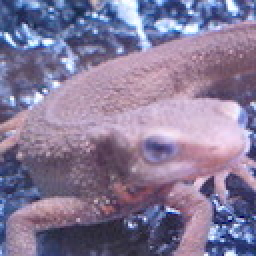
//> input picture imori.jpg, 128 x 128 px (shown 2 times larger)
$ ./answer_41   (built with g++ and OpenCV 4)
//> lines starting //> are read from the running program, lines starting //| are printed output that depends on the picture
#include <opencv2/core.hpp>
#include <opencv2/highgui.hpp>
#include <iostream>
#include <math.h>

using namespace cv;
using namespace std;

Mat gaussian_filter(Mat img, double sigma, int kernel_size) {
    int height = img.rows,
            width = img.cols,
            channel = img.channels();
    Mat out;
    if (channel == 1) {
        out = Mat::zeros(height, width, CV_8SC1);
    } else {
        out = Mat::zeros(height, width, CV_8SC3);
    }

    int pad = floor(kernel_size / 2);
    int _x = 0, _y = 0;
    double kernel_sum = 0;
    float kernel[kernel_size][kernel_size];

    for (int y = 0; y < kernel_size; y++) {
        for (int x = 0; x < kernel_size; x++) {
            _y = y - pad;
            _x = x - pad;
            kernel[y][x] = 1 / (2 * M_PI * sigma * sigma) * exp(_x * _x + _y * _y) / (2 * sigma * sigma);
            kernel_sum += kernel[y][x];
        }
    }

    for (int y = 0; y < kernel_size; y++) {
        for (int x = 0; x < kernel_size; x++) {
            kernel[y][x] /= kernel_sum;
        }
    }

    double v = 0;
    for (int y = 0; y < height; y++) {
        for (int x = 0; x < width; x++) {

            for (int c = 0; c < channel; c++) {
                v = 0;
                for (int dy = -pad; dy < pad + 1; dy++) {
                    for (int dx = -pad; dx < pad + 1; dx++) {
                        if (((x + dx) >= 0 && (y + dy) >= 0) && ((x + dx) < width) && ((y + dy) < height)) {
                            v += (double) img.at<Vec3b>(y + dy, x + dx)[c] * kernel[dy + pad][dx + pad];
                        }
                    }
                }
                if (channel == 3) {
                    out.at<Vec3b>(y, x)[c] = (u_char) fmin(fmax(v, 0), 255);
                } else {
                    out.at<uchar>(y, x) = (uchar) fmin(fmax(v, 0), 255);
                }
            }

        }
    }
    return out;
}

Mat sobel_filter(Mat img, int kernel_size, bool horizontal) {
    int height = img.rows,
            width = img.cols,
            channel = img.channels();

    Mat out = Mat::zeros(height, width, CV_8UC1);
    double kernel[kernel_size][kernel_size] = {{1,  2,  1},
                                               {0,  0,  0},
                                               {-1, -2, -1}};

    if (horizontal) {
        kernel[0][1] = 0;
        kernel[0][2] = -1;
        kernel[1][0] = 2;
        kernel[1][2] = -2;
        kernel[2][0] = 1;
        kernel[2][1] = 0;
    }

    int pad = floor(kernel_size / 2);
    double v = 0;
    // filtering
    for (int y = 0; y < height; y++) {
        for (int x = 0; x < width; x++) {
            v = 0;
            for (int dy = -pad; dy < pad + 1; dy++) {
                for (int dx = -pad; dx < pad + 1; dx++) {
                    if (((y + dy) >= 0) && ((x + dx) >= 0) && ((y + dy) < height) && ((x + dx) < width)) {
                        v += (double) img.at<uchar>(y + dy, x + dx) * kernel[dy + pad][dx + pad];
                    }
                }
            }
            out.at<uchar>(y, x) = (uchar) fmin(fmax(v, 0), 255);
        }
    }
    return out;
}

Mat get_edge(Mat fx, Mat fy) {
    int height = fx.rows;
    int width = fx.cols;
    Mat out = Mat::zeros(height, width, CV_8UC1);

    double _fx, _fy;
    for (int y = 0; y < height; y++) {
        for (int x = 0; x < width; x++) {

            _fx = (double) fx.at<uchar>(y, x);
            _fy = (double) fy.at<uchar>(y, x);

            out.at<uchar>(y, x) = (uchar) fmin(fmax(sqrt(_fx * _fx + _fy * _fy), 0), 255);
        }
    }
    return out;
}

Mat get_angle(cv::Mat fx, cv::Mat fy) {
    int height = fx.rows;
    int width = fx.cols;

    // prepare output
    cv::Mat out = cv::Mat::zeros(height, width, CV_8UC1);

    double _fx, _fy;
    double angle;

    for (int y = 0; y < height; y++) {
        for (int x = 0; x < width; x++) {
            _fx = fmax((double) fx.at<uchar>(y, x), 0.000001);
            _fy = (double) fy.at<uchar>(y, x);

            angle = atan2(_fy, _fx);
            angle = angle / M_PI * 180;

            if (angle < -22.5) {
                angle = 180 + angle;
            } else if (angle >= 157.5) {
                angle = angle - 180;
            }

            if (angle <= 22.5){
                out.at<uchar>(y, x) = 0;
            } else if (angle <= 67.5){
                out.at<uchar>(y, x) = 45;
            } else if (angle <= 112.5){
                out.at<uchar>(y, x) = 90;
            } else {
                out.at<uchar>(y, x) = 135;
            }
        }
    }
    return out;
}

// Canny step 1
int Canny_step1(cv::Mat gray){

    // gaussian filter
    cv::Mat gaussian = gaussian_filter(gray, 1.4, 5);

    // sobel filter (vertical)
    cv::Mat fy = sobel_filter(gaussian, 3, false);

    // sobel filter (horizontal)
    cv::Mat fx = sobel_filter(gaussian, 3, true);

    // get edge
    cv::Mat edge = get_edge(fx, fy);

    // get angle
    cv::Mat angle = get_angle(fx, fy);

    //cv::imwrite("out.jpg", out);
    cv::imwrite("answer_edge_41.jpg", edge);
    cv::imwrite("answer_angle_41.jpg", angle);

    return 0;
}

int main(int argc, const char* argv[]){
    // read image
    cv::Mat img = cv::imread("../imori.jpg", cv::IMREAD_GRAYSCALE);
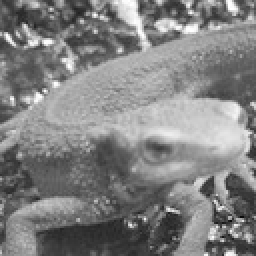
//> img: 128 rows x 128 cols, CV_8UC1 (shown 2 times larger); min 8, max 255, mean 129.1

    // Canny step 1
    Canny_step1(img);
//> the loop in gaussian_filter, `for (int y = 0; y < height; y++)` made 128 passes
//> v on passes 1 to 12: 36.85, 38.71, 55.57, 52.24, 58.57, 67.25, 71.36, 61.95, 63.31, 67.25, 73.99, 78.38
//> after the loop in gaussian_filter, `for (int y = 0; y < height; y++)`:
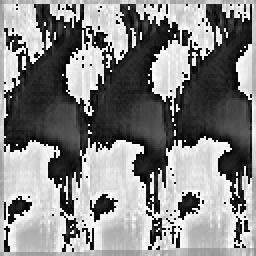
//> out: 128 rows x 128 cols, CV_8SC1 (shown 2 times larger); min -128, max 127, mean 5.2; drawn with min black and max white
//> after the loop in gaussian_filter, `for (int y = 0; y < height; y++)`: v = 20.7
//> the loop in sobel_filter, `for (int y = 0; y < height; y++)` made 128 passes
//> v on passes 1 to 12: -134, -81, -77, 10, -9, -17, 17, 25, -7, -20, -18, -25
//> after the loop in sobel_filter, `for (int y = 0; y < height; y++)`:
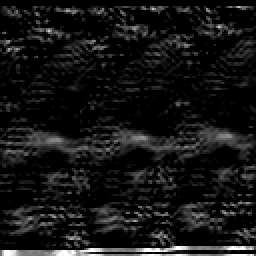
//> out: 128 rows x 128 cols, CV_8UC1 (shown 2 times larger); min 0, max 255, mean 21.3
//> after the loop in sobel_filter, `for (int y = 0; y < height; y++)`: v = 98
//> call 2 of sobel_filter, with kernel_size = 3, horizontal = true
//> the loop in sobel_filter (call 2), `for (int y = 0; y < height; y++)` made 128 passes
//> v on passes 1 to 12: 184, 285, 377, 410, 373, 343, 329, 315, 301, 296, 292, 299
//> after the loop in sobel_filter (call 2), `for (int y = 0; y < height; y++)`:
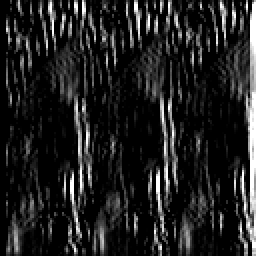
//> out: 128 rows x 128 cols, CV_8UC1 (shown 2 times larger); min 0, max 255, mean 32.6
//> after the loop in sobel_filter (call 2), `for (int y = 0; y < height; y++)`: v = 166
//> after the loop in get_edge, `for (int y = 0; y < height; y++)`:
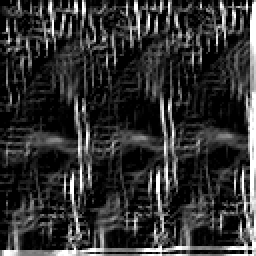
//> out: 128 rows x 128 cols, CV_8UC1 (shown 2 times larger); min 0, max 255, mean 49
//> the loop in get_angle, `for (int y = 0; y < height; y++)` made 128 passes
//> angle on passes 1 to 12: 0, 0, 0, 2.25, 0, 0, 3.81, 5.6, 0, 0, 0, 0
//> after the loop in get_angle, `for (int y = 0; y < height; y++)`:
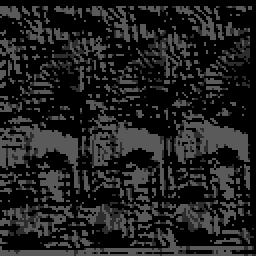
//> out: 128 rows x 128 cols, CV_8UC1 (shown 2 times larger); min 0, max 90, mean 32.6
//> after the loop in get_angle, `for (int y = 0; y < height; y++)`: angle = 30.56

    return 0;
}

$ run again, with thorino.jpg copied over imori.jpg
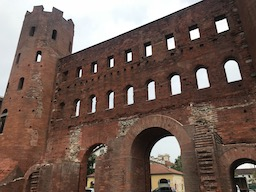
//> input picture thorino.jpg, 256 x 192 px
//> the loop in gaussian_filter, `for (int y = 0; y < height; y++)` made 192 passes
//> v on passes 1 to 3: 14.01, 15.31, 28.01
//> after the loop in gaussian_filter, `for (int y = 0; y < height; y++)`: v = 16.6
//> the loop in sobel_filter, `for (int y = 0; y < height; y++)` made 192 passes
//> v on passes 1 to 3: -43, -42, -32
//> after the loop in sobel_filter, `for (int y = 0; y < height; y++)`: v = 27
//> the loop in sobel_filter (call 2), `for (int y = 0; y < height; y++)` made 192 passes
//> v on passes 1 to 3: 37, 64, 90
//> after the loop in get_edge, `for (int y = 0; y < height; y++)`:
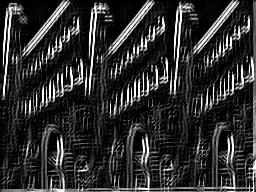
//> out: 192 rows x 256 cols, CV_8UC1; min 0, max 255, mean 47.1
//> the loop in get_angle, `for (int y = 0; y < height; y++)` made 192 passes
//> angle on passes 1 to 3: 0, 0, 0
//> after the loop in get_angle, `for (int y = 0; y < height; y++)`:
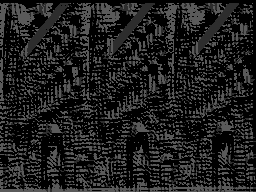
//> out: 192 rows x 256 cols, CV_8UC1; min 0, max 90, mean 30.3
//> after the loop in get_angle, `for (int y = 0; y < height; y++)`: angle = 60.95
